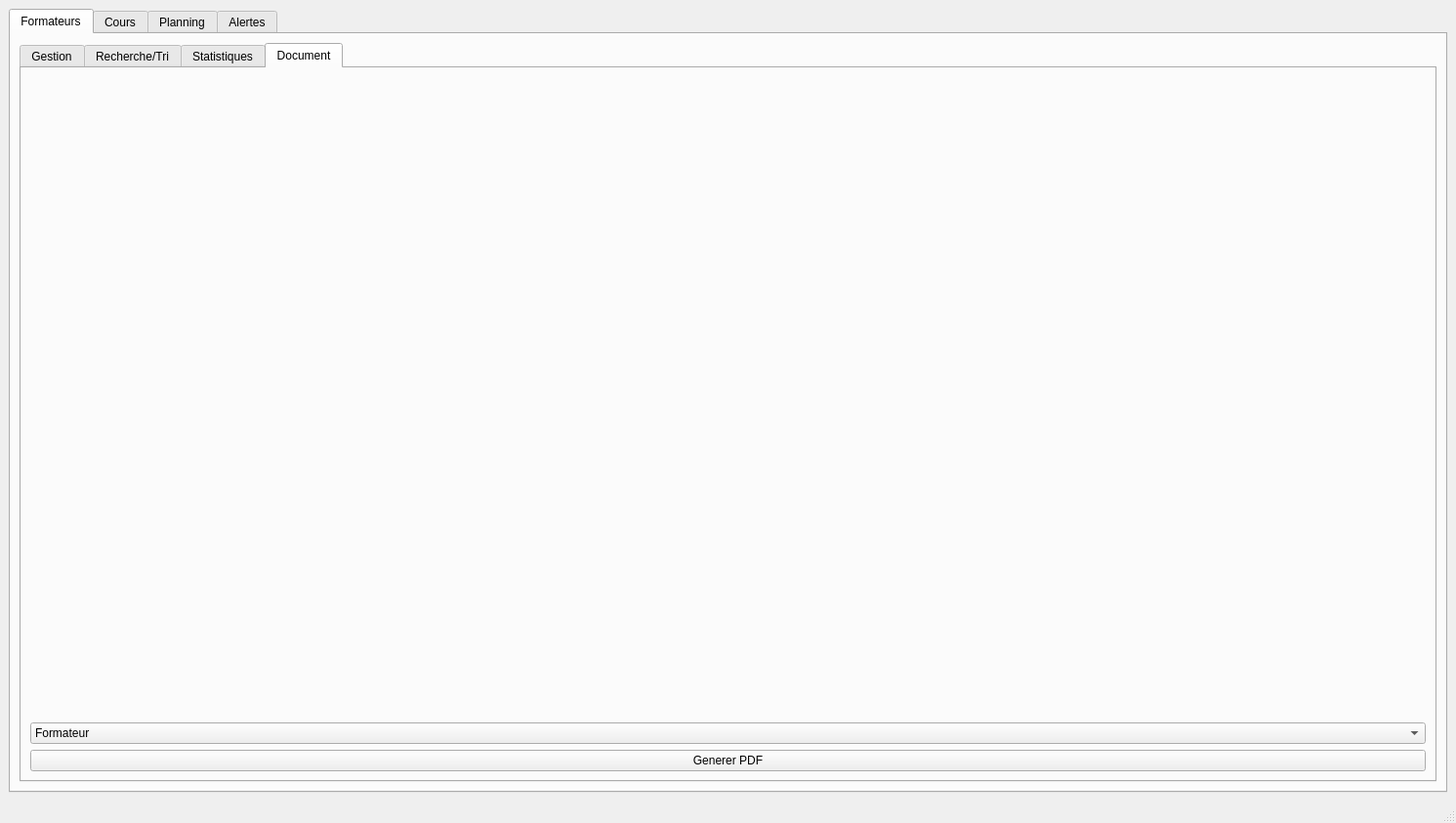
<?xml version="1.0" encoding="UTF-8"?>
<ui version="4.0">
 <class>MainWindow</class>
 <widget class="QMainWindow" name="MainWindow">
  <property name="geometry">
   <rect>
    <x>0</x>
    <y>0</y>
    <width>1491</width>
    <height>843</height>
   </rect>
  </property>
  <property name="windowTitle">
   <string>MainWindow</string>
  </property>
  <widget class="QWidget" name="centralwidget">
   <layout class="QVBoxLayout" name="verticalLayout">
    <item>
     <widget class="QTabWidget" name="tabWidgetModules">
      <property name="currentIndex">
       <number>0</number>
      </property>
      <widget class="QWidget" name="pageFormateurs">
       <attribute name="title">
        <string>Formateurs</string>
       </attribute>
       <layout class="QVBoxLayout" name="verticalLayout_2">
        <item>
         <widget class="QTabWidget" name="tabFormateursSections">
          <property name="currentIndex">
           <number>3</number>
          </property>
          <widget class="QWidget" name="tab">
           <attribute name="title">
            <string>Gestion</string>
           </attribute>
           <layout class="QHBoxLayout" name="horizontalLayout">
            <item>
             <widget class="QGroupBox" name="gbFormFormateur">
              <property name="title">
               <string/>
              </property>
              <layout class="QVBoxLayout" name="verticalLayout_3">
               <item>
                <widget class="QLabel" name="label">
                 <property name="sizePolicy">
                  <sizepolicy hsizetype="MinimumExpanding" vsizetype="Preferred">
                   <horstretch>0</horstretch>
                   <verstretch>0</verstretch>
                  </sizepolicy>
                 </property>
                 <property name="text">
                  <string>Formulaire</string>
                 </property>
                </widget>
               </item>
               <item>
                <widget class="QLineEdit" name="leNom">
                 <property name="text">
                  <string>Nom</string>
                 </property>
                </widget>
               </item>
               <item>
                <widget class="QLineEdit" name="lePrenom">
                 <property name="text">
                  <string>Prénom</string>
                 </property>
                </widget>
               </item>
               <item>
                <widget class="QLineEdit" name="leEmail">
                 <property name="text">
                  <string>Email</string>
                 </property>
                </widget>
               </item>
               <item>
                <widget class="QLineEdit" name="leTelephone">
                 <property name="text">
                  <string>Téléphone</string>
                 </property>
                </widget>
               </item>
               <item>
                <widget class="QComboBox" name="cbSpecialite">
                 <item>
                  <property name="text">
                   <string>Cloud / DevOps</string>
                  </property>
                 </item>
                 <item>
                  <property name="text">
                   <string>Programmation C++</string>
                  </property>
                 </item>
                 <item>
                  <property name="text">
                   <string>Programmation Python</string>
                  </property>
                 </item>
                 <item>
                  <property name="text">
                   <string>Developpement Web</string>
                  </property>
                 </item>
                 <item>
                  <property name="text">
                   <string>Base de données</string>
                  </property>
                 </item>
                 <item>
                  <property name="text">
                   <string>Réseau &amp; systémes</string>
                  </property>
                 </item>
                 <item>
                  <property name="text">
                   <string>IA</string>
                  </property>
                 </item>
                </widget>
               </item>
               <item>
                <widget class="QDateEdit" name="deDateEmbauche">
                 <property name="minimumSize">
                  <size>
                   <width>677</width>
                   <height>0</height>
                  </size>
                 </property>
                </widget>
               </item>
               <item>
                <widget class="QComboBox" name="cbStatus">
                 <item>
                  <property name="text">
                   <string>Actif</string>
                  </property>
                 </item>
                 <item>
                  <property name="text">
                   <string>Inactif</string>
                  </property>
                 </item>
                </widget>
               </item>
               <item>
                <widget class="QPushButton" name="btnAjouterFormateur">
                 <property name="text">
                  <string>Ajouter</string>
                 </property>
                </widget>
               </item>
               <item>
                <widget class="QPushButton" name="btnModifierFormateur">
                 <property name="text">
                  <string>Modifier</string>
                 </property>
                </widget>
               </item>
               <item>
                <widget class="QPushButton" name="btnSupprimerFormateur">
                 <property name="text">
                  <string>Supprimer</string>
                 </property>
                </widget>
               </item>
               <item>
                <widget class="QPushButton" name="btnViderFormateur">
                 <property name="text">
                  <string>Vider</string>
                 </property>
                </widget>
               </item>
              </layout>
             </widget>
            </item>
            <item>
             <widget class="QTableView" name="tvFormateurs">
              <property name="selectionBehavior">
               <enum>QAbstractItemView::SelectionBehavior::SelectRows</enum>
              </property>
             </widget>
            </item>
           </layout>
          </widget>
          <widget class="QWidget" name="tab_2">
           <attribute name="title">
            <string>Recherche/Tri</string>
           </attribute>
           <layout class="QHBoxLayout" name="horizontalLayout_2">
            <item>
             <widget class="QGroupBox" name="gbFiltreFormateur">
              <property name="toolTip">
               <string>&lt;html&gt;&lt;head/&gt;&lt;body&gt;&lt;p&gt;suii&lt;/p&gt;&lt;p&gt;&lt;br/&gt;&lt;/p&gt;&lt;/body&gt;&lt;/html&gt;</string>
              </property>
              <property name="title">
               <string/>
              </property>
              <property name="flat">
               <bool>false</bool>
              </property>
              <layout class="QVBoxLayout" name="verticalLayout_4">
               <item>
                <widget class="QTableView" name="tvResultatFormateurs"/>
               </item>
               <item>
                <widget class="QLineEdit" name="leRechercheNom">
                 <property name="placeholderText">
                  <string>Nom à rechercher</string>
                 </property>
                </widget>
               </item>
               <item>
                <widget class="QComboBox" name="cbFiltreSpecialite">
                 <item>
                  <property name="text">
                   <string>Toutes</string>
                  </property>
                 </item>
                 <item>
                  <property name="text">
                   <string>Cloud / DevOps</string>
                  </property>
                 </item>
                 <item>
                  <property name="text">
                   <string>Programmation C++</string>
                  </property>
                 </item>
                 <item>
                  <property name="text">
                   <string>Programmation Python</string>
                  </property>
                 </item>
                 <item>
                  <property name="text">
                   <string>Developpement Web</string>
                  </property>
                 </item>
                 <item>
                  <property name="text">
                   <string>Base de données</string>
                  </property>
                 </item>
                 <item>
                  <property name="text">
                   <string>IA</string>
                  </property>
                 </item>
                 <item>
                  <property name="text">
                   <string>Réseau &amp; systémes</string>
                  </property>
                 </item>
                </widget>
               </item>
               <item>
                <widget class="QDateEdit" name="deDateDebut">
                 <property name="minimumSize">
                  <size>
                   <width>1389</width>
                   <height>29</height>
                  </size>
                 </property>
                </widget>
               </item>
               <item>
                <widget class="QDateEdit" name="deDateFin"/>
               </item>
               <item>
                <widget class="QComboBox" name="cbTrierPar">
                 <item>
                  <property name="text">
                   <string>Nom</string>
                  </property>
                 </item>
                 <item>
                  <property name="text">
                   <string>Spécialité</string>
                  </property>
                 </item>
                 <item>
                  <property name="text">
                   <string>Date d'embauche</string>
                  </property>
                 </item>
                </widget>
               </item>
               <item>
                <widget class="QCheckBox" name="checkBoxDesc">
                 <property name="text">
                  <string>Décroissant</string>
                 </property>
                </widget>
               </item>
               <item>
                <widget class="QPushButton" name="btnRechercher">
                 <property name="text">
                  <string>Rechercher</string>
                 </property>
                </widget>
               </item>
              </layout>
             </widget>
            </item>
           </layout>
          </widget>
          <widget class="QWidget" name="tab_3">
           <attribute name="title">
            <string>Statistiques</string>
           </attribute>
           <layout class="QVBoxLayout" name="verticalLayout_5">
            <item>
             <widget class="QChartView" name="chartViewFormateurs" native="true"/>
            </item>
            <item>
             <widget class="QLabel" name="lblStatInfoFormateurs">
              <property name="text">
               <string>Survolez une part du diagramme pour afficher le détail.</string>
              </property>
              <property name="alignment">
               <set>Qt::AlignmentFlag::AlignCenter</set>
              </property>
             </widget>
            </item>
            <item>
             <widget class="QPushButton" name="btnActualiserStatsFormateurs">
              <property name="text">
               <string>Actualiser</string>
              </property>
             </widget>
            </item>
           </layout>
          </widget>
          <widget class="QWidget" name="tab_4">
           <attribute name="title">
            <string>Document</string>
           </attribute>
           <layout class="QVBoxLayout" name="verticalLayout_6">
            <item>
             <widget class="QLabel" name="CheminPDF">
              <property name="text">
               <string/>
              </property>
             </widget>
            </item>
            <item>
             <widget class="QComboBox" name="cbSelectFormateurDoc">
              <item>
               <property name="text">
                <string>Formateur </string>
               </property>
              </item>
             </widget>
            </item>
            <item>
             <widget class="QPushButton" name="btnGenererPdfFormateur">
              <property name="text">
               <string>Generer PDF</string>
              </property>
             </widget>
            </item>
           </layout>
          </widget>
         </widget>
        </item>
       </layout>
      </widget>
      <widget class="QWidget" name="pageCours">
       <attribute name="title">
        <string>Cours</string>
       </attribute>
       <layout class="QHBoxLayout" name="horizontalLayout_3">
        <item>
         <widget class="QTabWidget" name="tabCoursSections">
          <property name="currentIndex">
           <number>2</number>
          </property>
          <widget class="QWidget" name="tab_5">
           <attribute name="title">
            <string>Gestion</string>
           </attribute>
           <layout class="QHBoxLayout" name="horizontalLayout_5">
            <item>
             <widget class="QGroupBox" name="gbFormCours">
              <property name="title">
               <string/>
              </property>
              <layout class="QVBoxLayout" name="verticalLayout_10">
               <item>
                <widget class="QLineEdit" name="leIntitule">
                 <property name="text">
                  <string>Intitulé</string>
                 </property>
                </widget>
               </item>
               <item>
                <widget class="QComboBox" name="cbCategorie">
                 <item>
                  <property name="text">
                   <string>Programmation C++</string>
                  </property>
                 </item>
                 <item>
                  <property name="text">
                   <string>Réseaux &amp; systémes</string>
                  </property>
                 </item>
                 <item>
                  <property name="text">
                   <string>IA</string>
                  </property>
                 </item>
                 <item>
                  <property name="text">
                   <string>Developpement Web</string>
                  </property>
                 </item>
                 <item>
                  <property name="text">
                   <string>Programmation Python </string>
                  </property>
                 </item>
                 <item>
                  <property name="text">
                   <string>Cloud / DevOps</string>
                  </property>
                 </item>
                 <item>
                  <property name="text">
                   <string>Base de données</string>
                  </property>
                 </item>
                </widget>
               </item>
               <item>
                <widget class="QComboBox" name="cbNiveau">
                 <item>
                  <property name="text">
                   <string>Débutant</string>
                  </property>
                 </item>
                 <item>
                  <property name="text">
                   <string>Intermédiaire</string>
                  </property>
                 </item>
                 <item>
                  <property name="text">
                   <string>Avancé</string>
                  </property>
                 </item>
                </widget>
               </item>
               <item>
                <widget class="QComboBox" name="cbFormateur">
                 <item>
                  <property name="text">
                   <string>Ahmed</string>
                  </property>
                 </item>
                 <item>
                  <property name="text">
                   <string>Sami</string>
                  </property>
                 </item>
                 <item>
                  <property name="text">
                   <string>Ali</string>
                  </property>
                 </item>
                </widget>
               </item>
               <item>
                <widget class="QSpinBox" name="sbDuree">
                 <property name="suffix">
                  <string>heures</string>
                 </property>
                 <property name="minimum">
                  <number>1</number>
                 </property>
                 <property name="maximum">
                  <number>100</number>
                 </property>
                </widget>
               </item>
               <item>
                <widget class="QDateEdit" name="deDateDebutCours">
                 <property name="calendarPopup">
                  <bool>true</bool>
                 </property>
                </widget>
               </item>
               <item>
                <widget class="QDateEdit" name="deDateFinCours">
                 <property name="calendarPopup">
                  <bool>true</bool>
                 </property>
                </widget>
               </item>
               <item>
                <layout class="QHBoxLayout" name="horizontalLayout_Heures">
                 <item>
                  <widget class="QLabel" name="labelHeureDebutCours">
                   <property name="text">
                    <string>Heure début</string>
                   </property>
                  </widget>
                 </item>
                 <item>
                  <widget class="QTimeEdit" name="teHeureDebutCours">
                   <property name="displayFormat">
                    <string>HH:mm</string>
                   </property>
                   <property name="time">
                    <time>
                     <hour>9</hour>
                     <minute>0</minute>
                     <second>0</second>
                    </time>
                   </property>
                  </widget>
                 </item>
                 <item>
                  <widget class="QLabel" name="labelHeureFinCours">
                   <property name="text">
                    <string>Heure fin</string>
                   </property>
                  </widget>
                 </item>
                 <item>
                  <widget class="QTimeEdit" name="teHeureFinCours">
                   <property name="displayFormat">
                    <string>HH:mm</string>
                   </property>
                   <property name="time">
                    <time>
                     <hour>17</hour>
                     <minute>0</minute>
                     <second>0</second>
                    </time>
                   </property>
                  </widget>
                 </item>
                </layout>
               </item>
               <item>
                <widget class="QSpinBox" name="sbCapacite">
                 <property name="minimum">
                  <number>1</number>
                 </property>
                 <property name="maximum">
                  <number>100</number>
                 </property>
                </widget>
               </item>
               <item>
                <widget class="QTextEdit" name="teProgramme"/>
               </item>
               <item>
                <widget class="QPushButton" name="btnAjouterCours">
                 <property name="text">
                  <string>Ajouter</string>
                 </property>
                </widget>
               </item>
               <item>
                <widget class="QPushButton" name="btnModifierCours">
                 <property name="text">
                  <string>Modifier</string>
                 </property>
                </widget>
               </item>
               <item>
                <widget class="QPushButton" name="btnSupprimerCours">
                 <property name="text">
                  <string>Supprimer</string>
                 </property>
                </widget>
               </item>
               <item>
                <widget class="QPushButton" name="btnViderCours">
                 <property name="text">
                  <string>Vider</string>
                 </property>
                </widget>
               </item>
              </layout>
             </widget>
            </item>
            <item>
             <widget class="QTableView" name="tvCours"/>
            </item>
           </layout>
          </widget>
          <widget class="QWidget" name="tab_6">
           <attribute name="title">
            <string>Recherche/Tri</string>
           </attribute>
           <layout class="QVBoxLayout" name="verticalLayout_7">
            <item>
             <widget class="QGroupBox" name="gbFiltreCours">
              <property name="title">
               <string/>
              </property>
              <layout class="QHBoxLayout" name="horizontalLayout_4">
               <item>
                <widget class="QComboBox" name="cbTrierParCours">
                 <item>
                  <property name="text">
                   <string>Aucun</string>
                  </property>
                 </item>
                 <item>
                  <property name="text">
                   <string>Intitulé</string>
                  </property>
                 </item>
                 <item>
                  <property name="text">
                   <string>Niveau</string>
                  </property>
                 </item>
                 <item>
                  <property name="text">
                   <string>Durée</string>
                  </property>
                 </item>
                 <item>
                  <property name="text">
                   <string>Date de début</string>
                  </property>
                 </item>
                </widget>
               </item>
               <item>
                <widget class="QComboBox" name="cbFiltreNiveau">
                 <item>
                  <property name="text">
                   <string>Tous</string>
                  </property>
                 </item>
                 <item>
                  <property name="text">
                   <string>Debutant</string>
                  </property>
                 </item>
                 <item>
                  <property name="text">
                   <string>Intermédiaire</string>
                  </property>
                 </item>
                 <item>
                  <property name="text">
                   <string>Avancée</string>
                  </property>
                 </item>
                </widget>
               </item>
               <item>
                <widget class="QLineEdit" name="leDureeMin">
                 <property name="placeholderText">
                  <string>Durée min</string>
                 </property>
                </widget>
               </item>
               <item>
                <widget class="QLineEdit" name="leDureeMax">
                 <property name="placeholderText">
                  <string>Durée max</string>
                 </property>
                </widget>
               </item>
               <item>
                <widget class="QLineEdit" name="leRechercheIntitule">
                 <property name="placeholderText">
                  <string>Intitulé à rechercher</string>
                 </property>
                </widget>
               </item>
               <item>
                <widget class="QComboBox" name="cbFiltreFormateur">
                 <item>
                  <property name="text">
                   <string>Formateur</string>
                  </property>
                 </item>
                </widget>
               </item>
               <item>
                <widget class="QCheckBox" name="checkBox">
                 <property name="text">
                  <string>Decroissant</string>
                 </property>
                </widget>
               </item>
               <item>
                <widget class="QPushButton" name="btnRechercherCours">
                 <property name="text">
                  <string>Rechercher</string>
                 </property>
                </widget>
               </item>
              </layout>
             </widget>
            </item>
            <item>
             <widget class="QTableView" name="tableView"/>
            </item>
           </layout>
          </widget>
          <widget class="QWidget" name="tab_7">
           <attribute name="title">
            <string>Statistiques</string>
           </attribute>
           <layout class="QVBoxLayout" name="verticalLayout_8">
            <item>
             <widget class="QChartView" name="chartViewCours" native="true"/>
            </item>
            <item>
             <layout class="QHBoxLayout" name="horizontalLayout_stats_cours">
              <item>
               <widget class="QLabel" name="labelGroupeCours">
                <property name="text">
                 <string>Grouper par :</string>
                </property>
               </widget>
              </item>
              <item>
               <widget class="QComboBox" name="cbStatCoursGroupe">
                <item>
                 <property name="text">
                  <string>Niveau</string>
                 </property>
                </item>
                <item>
                 <property name="text">
                  <string>Catégorie</string>
                 </property>
                </item>
               </widget>
              </item>
              <item>
               <widget class="QPushButton" name="btnActualiserStatsCours">
                <property name="text">
                 <string>Actualiser</string>
                </property>
               </widget>
              </item>
             </layout>
            </item>
            <item>
             <widget class="QLabel" name="lblStatInfoCours">
              <property name="text">
               <string>Survolez une part du diagramme pour afficher le détail.</string>
              </property>
              <property name="alignment">
               <set>Qt::AlignmentFlag::AlignCenter</set>
              </property>
             </widget>
            </item>
           </layout>
          </widget>
          <widget class="QWidget" name="tab_8">
           <attribute name="title">
            <string>Document</string>
           </attribute>
           <layout class="QVBoxLayout" name="verticalLayout_9">
            <item>
             <widget class="QComboBox" name="cbSelectCoursDoc">
              <item>
               <property name="text">
                <string>Programmation</string>
               </property>
              </item>
              <item>
               <property name="text">
                <string>IA</string>
               </property>
              </item>
              <item>
               <property name="text">
                <string>COURS 1</string>
               </property>
              </item>
              <item>
               <property name="text">
                <string>COURS 2</string>
               </property>
              </item>
              <item>
               <property name="text">
                <string>Tous</string>
               </property>
              </item>
             </widget>
            </item>
            <item>
             <widget class="QPushButton" name="btnGenererDocCours">
              <property name="text">
               <string>Générer PDF</string>
              </property>
             </widget>
            </item>
            <item>
             <widget class="QLabel" name="lblStatusDocCours">
              <property name="text">
               <string/>
              </property>
             </widget>
            </item>
           </layout>
          </widget>
         </widget>
        </item>
       </layout>
      </widget>
      <widget class="QWidget" name="pagePlanning">
       <attribute name="title">
        <string>Planning</string>
       </attribute>
       <layout class="QVBoxLayout" name="verticalLayout_planning">
        <item>
         <layout class="QHBoxLayout" name="horizontalLayout_planning">
          <item>
           <widget class="QLabel" name="labelPlanningFormateur">
            <property name="text">
             <string>Formateur :</string>
            </property>
           </widget>
          </item>
          <item>
           <widget class="QComboBox" name="cbPlanningFormateur">
            <item>
             <property name="text">
              <string>Tous</string>
             </property>
            </item>
           </widget>
          </item>
          <item>
           <widget class="QComboBox" name="cbPlanningVue">
            <item>
             <property name="text">
              <string>Par jour</string>
             </property>
            </item>
            <item>
             <property name="text">
              <string>Par heure</string>
             </property>
            </item>
           </widget>
          </item>
          <item>
           <widget class="QDateEdit" name="dePlanningJour">
            <property name="calendarPopup">
             <bool>true</bool>
            </property>
           </widget>
          </item>
          <item>
           <widget class="QPushButton" name="btnActualiserPlanning">
            <property name="text">
             <string>Actualiser</string>
            </property>
           </widget>
          </item>
          <item>
           <spacer name="horizontalSpacerPlanning">
            <property name="orientation">
             <enum>Qt::Orientation::Horizontal</enum>
            </property>
            <property name="sizeHint" stdset="0">
             <size>
              <width>40</width>
              <height>20</height>
             </size>
            </property>
           </spacer>
          </item>
         </layout>
        </item>
        <item>
         <widget class="QScrollArea" name="saGantt">
          <property name="widgetResizable">
           <bool>true</bool>
          </property>
          <widget class="QWidget" name="saGanttContents">
           <property name="geometry">
            <rect>
             <x>0</x>
             <y>0</y>
             <width>1441</width>
             <height>697</height>
            </rect>
           </property>
          </widget>
         </widget>
        </item>
       </layout>
      </widget>
      <widget class="QWidget" name="pageAlertes">
       <attribute name="title">
        <string>Alertes</string>
       </attribute>
       <layout class="QVBoxLayout" name="verticalLayout_alertes">
        <item>
         <widget class="QLabel" name="lblAlertesInfo">
          <property name="text">
           <string>Vérification des règles métier...</string>
          </property>
         </widget>
        </item>
        <item>
         <widget class="QTableWidget" name="twAlertes"/>
        </item>
        <item>
         <widget class="QPushButton" name="btnActualiserAlertes">
          <property name="text">
           <string>Actualiser les alertes</string>
          </property>
         </widget>
        </item>
       </layout>
      </widget>
     </widget>
    </item>
   </layout>
  </widget>
  <widget class="QStatusBar" name="statusbar"/>
 </widget>
 <customwidgets>
  <customwidget>
   <class>QChartView</class>
   <extends>QWidget</extends>
   <header location="global">qchartview.h</header>
   <container>1</container>
  </customwidget>
 </customwidgets>
 <resources/>
 <connections/>
</ui>
